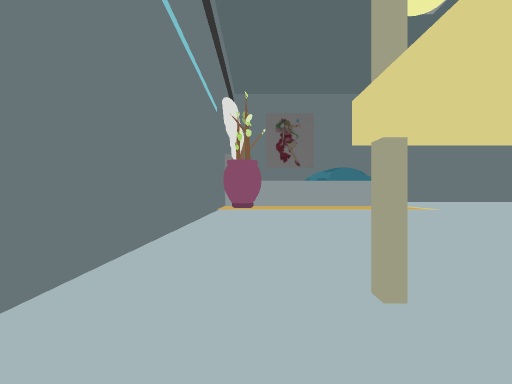
view 1 (above)

12 first-person views from a walk through a scene from a Unity 3-D project. The camera is 1.2 m above the floor, looks level and sees 90° across. The floor is counted in squares, 2 m on a side. Each view is taken from the middle of a square. On the plan, view 1 faces up. The plan holds only what a view shows up to about 9 squares ahead; the rest is blank. Some surface patterns are stand-ins.

view 2
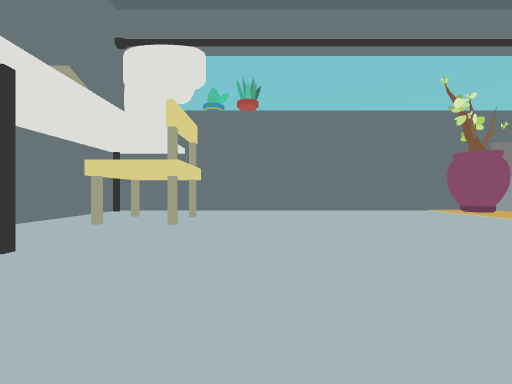

view 3
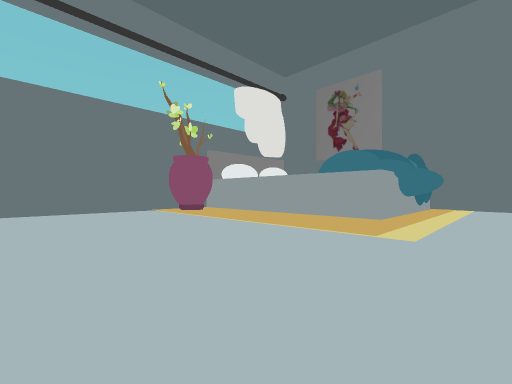

view 4
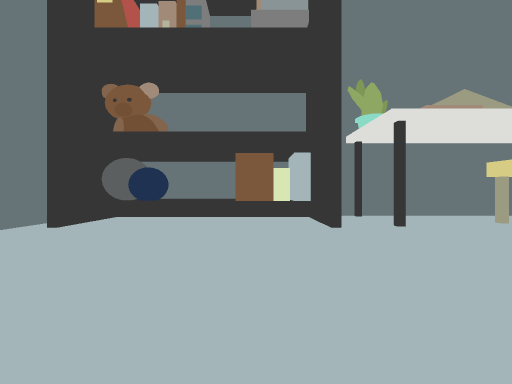

view 5
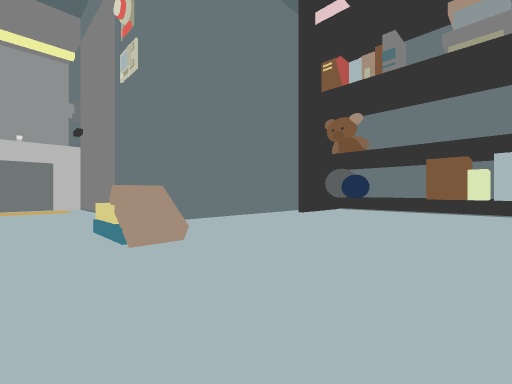

view 6
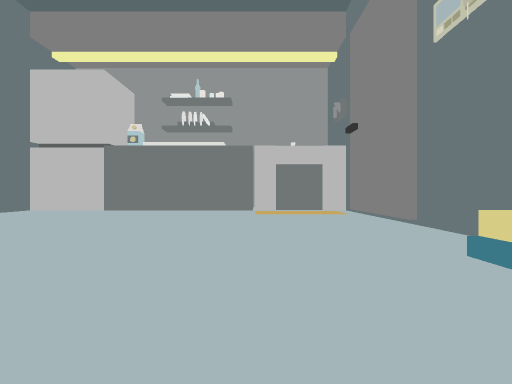

view 7
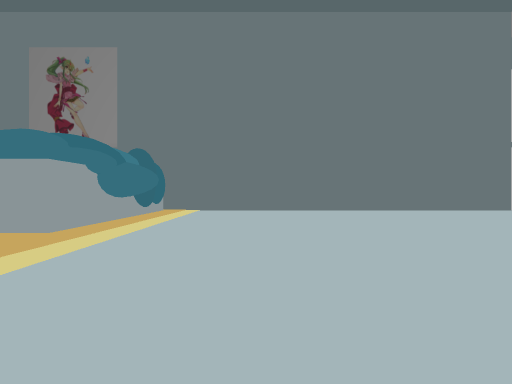

view 8
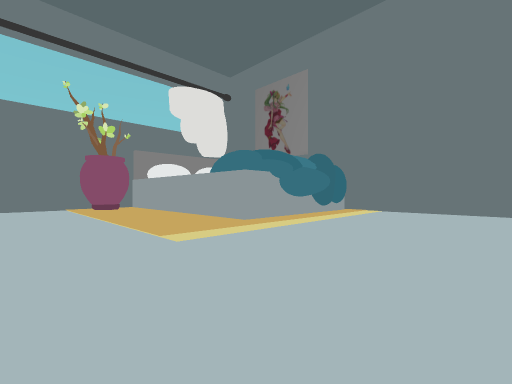

view 9
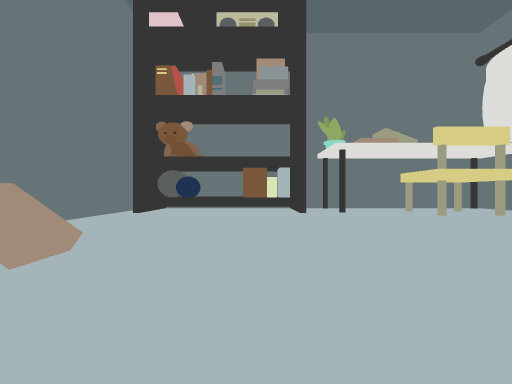

view 10
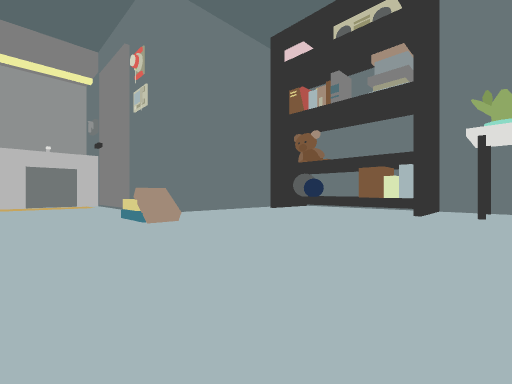

view 11
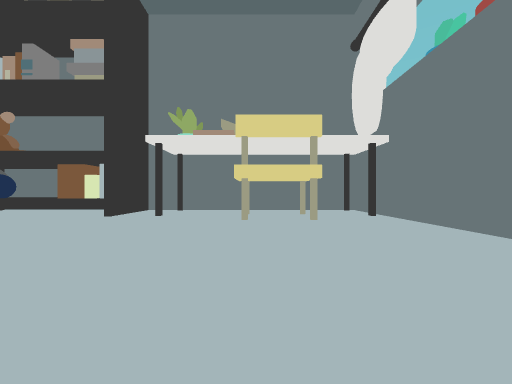

view 12
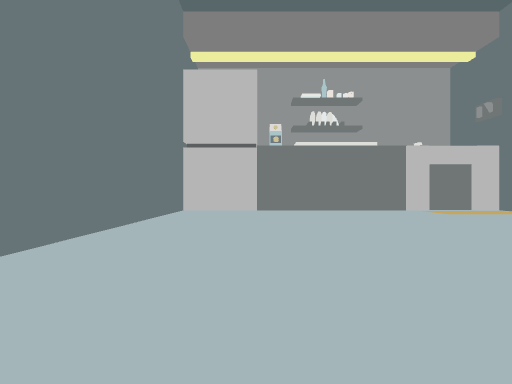

### Floor plan
Key: @ floor where view 1 was taken; # wall or solid block; x gap in a wall; . floor; = window, fence, low wall or low ledge; ^ raised ledge; B grey block; L block; R brown block; O other object.
Columns run from 2 left of view 1 to 17 right of it. Each row starts with its distance up from view 1.
 16        #############
 15        #...........#
 14        #...........#
 13        #...........#
 12        #...........#
 11  #######...........#
 10  OO................#
  9  OO................#
  8 #..................#
  7 #..................#
  6 #..........#=......#
  5 #............#######
  4 #............#
  3 #............#
  2 #............#
  1 #..##........#
  0 ##@##..BLR^###
 -1  #....x.#R^^^
 -2  ############

Positions as (right, up) in squares from view 1, and headings:
1: (0, 0), facing up
2: (7, 3), facing left
3: (7, 5), facing up-left
4: (7, 5), facing down
5: (6, 7), facing down-right
6: (8, 8), facing right
7: (8, 7), facing up
8: (9, 7), facing up-left
9: (7, 8), facing down
10: (4, 8), facing down-right
11: (2, 7), facing down
12: (8, 13), facing right
